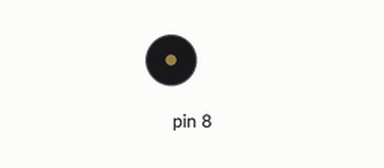
Recording of a sketch running on a simulated Arduino Uno, built with avr-gcc and run on an emulated ATmega328P. Shown: buzzer (waves = sounding).

Above: at 1.27 s.
At 4.14 s:
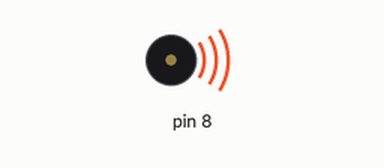
Timing chart, 0 to 5.2 s (numbered marks = the images above):
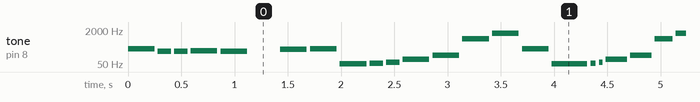

The sketch:

17-1-Speaker.ino
```cpp
#include "pitches.h"
int melody[] = {
NOTE_C4, NOTE_G3,NOTE_G3, NOTE_GS3, NOTE_G3,0, NOTE_B3, NOTE_C4};
int melody1[] = {
NOTE_GS1, NOTE_A1,NOTE_B1, NOTE_E2, NOTE_C3, NOTE_G5, NOTE_F6};

int noteDurations[] = {
4, 8, 8, 4,4,4,4,4
};
int noteDurations1[] = {
3, 20, 29, 5,5,6,6,8
};
int noteDurations2[] = {
4, 5, 8, 4,2,4,4,2
};
void setup() {

}

void loop() {
for (int thisNote = 0; thisNote < 8; thisNote++) {
int noteDuration = 1000/noteDurations[thisNote];
tone(8, melody[thisNote],noteDuration);
delay(noteDuration +30);
}
for (int thisNote = 0; thisNote < 8; thisNote++) {
int noteDuration = 1000/noteDurations[thisNote];
tone(8, melody1[thisNote],noteDuration);
delay(noteDuration +30);
}
for (int thisNote = 0; thisNote < 8; thisNote++) {
int noteDuration = 1000/noteDurations1[thisNote];
tone(8, melody1[thisNote],noteDuration);
delay(noteDuration +30);
}
for (int thisNote = 0; thisNote < 8; thisNote++) {
int noteDuration = 1000/noteDurations2[thisNote];
tone(8, melody1[thisNote],noteDuration);
delay(noteDuration +30);
}
}
//mohammadzadeh
```

Measured:
- by itself, tone on pin 8: plays 262 Hz for 0.25 s, 196 Hz for 0.13 s, 196 Hz for 0.13 s, 208 Hz for 0.25 s, 196 Hz for 0.25 s, 247 Hz for 0.25 s … (501 notes in this stretch)
